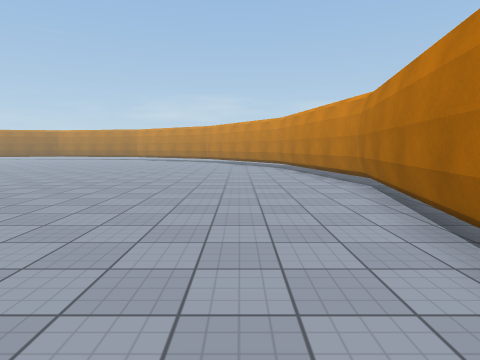
View 1 (above)

19 first-person views from a walk through a Unity game level. The camera is 1.4 m above the floor, tilts 6° down and sees 75° across. The floor is counted in squares, 1 m on a side. Each view is taken from the middle of a square. On the plan, view 1 faces up. The plan holds only what a view shows up to about 14 squares ahead; the rest is blank. The place goes on beyond the plan. The player character is not drawn. Some animated figures are not drawn. Some surface patterns are stand-ins.

View 2
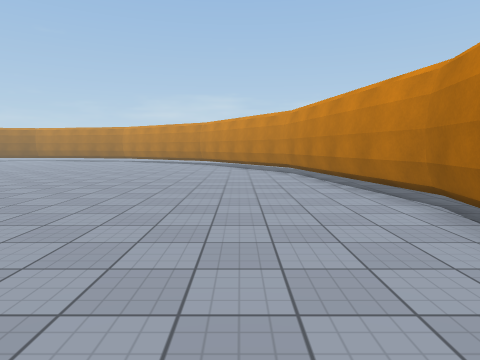

View 3
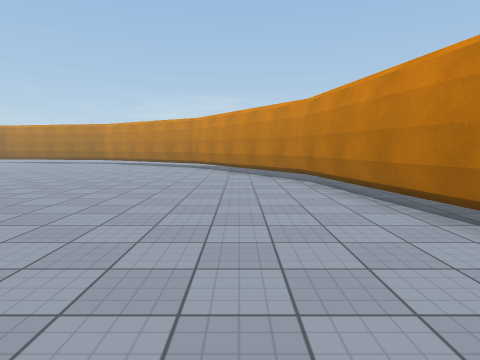

View 4
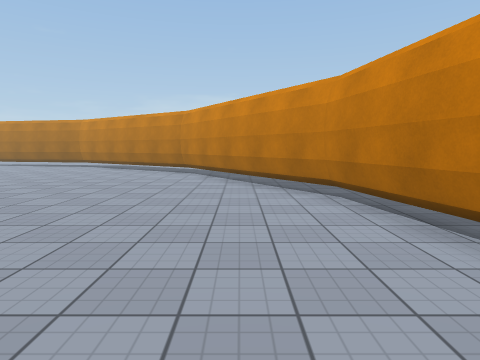

View 5
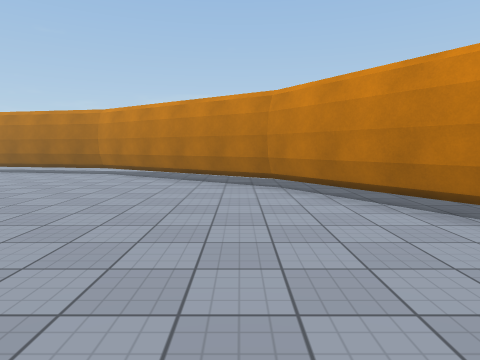

View 6
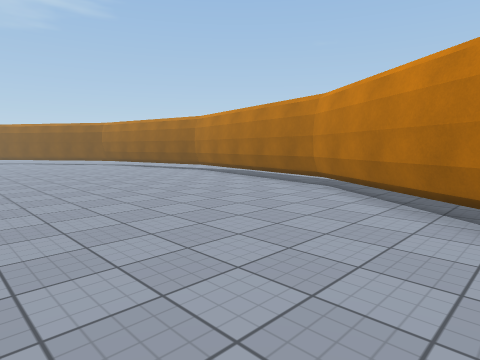

View 7
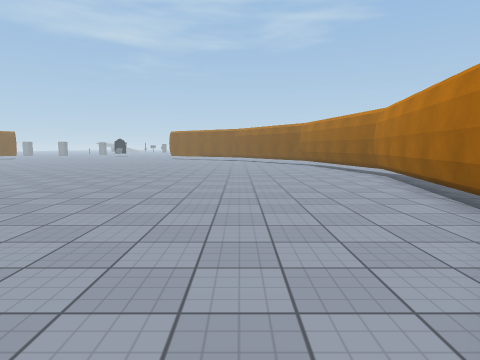

View 8
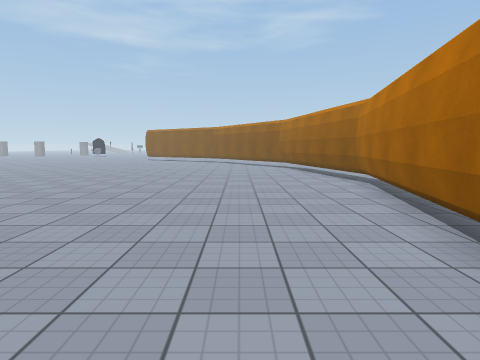

View 9
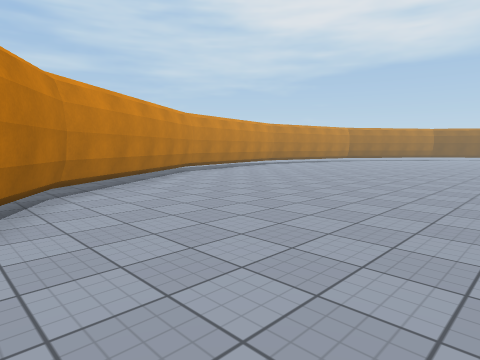

View 10
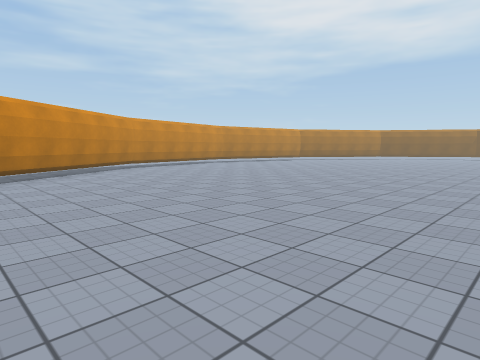

View 11
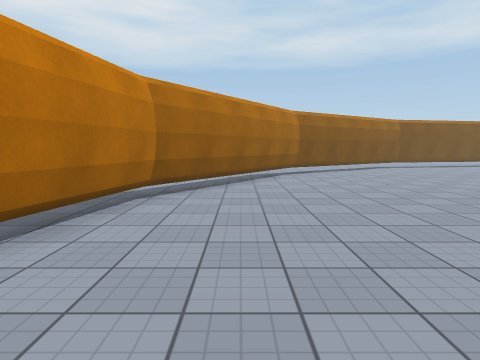

View 12
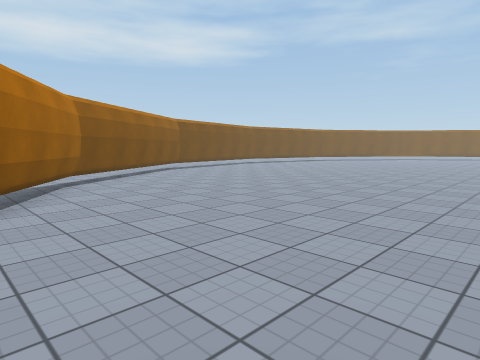

View 13
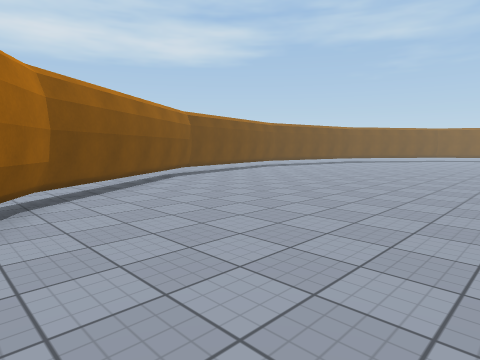

View 14
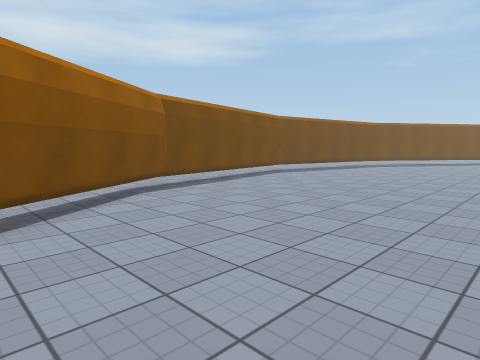

View 15
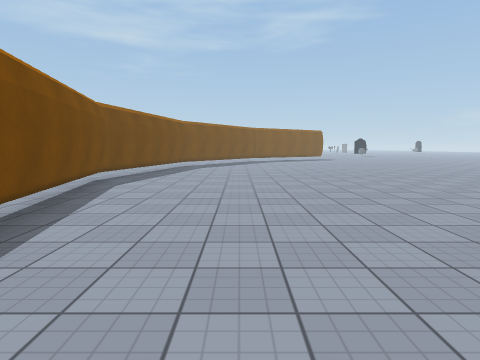

View 16
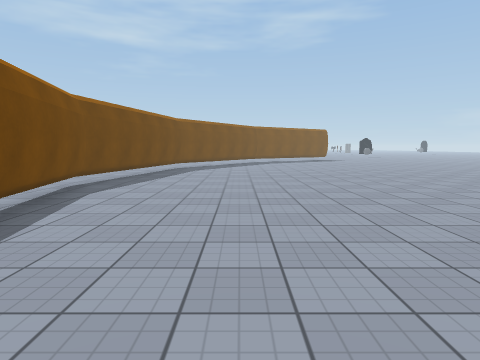

View 17
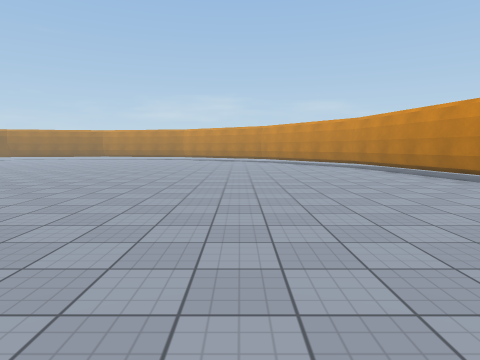

View 18
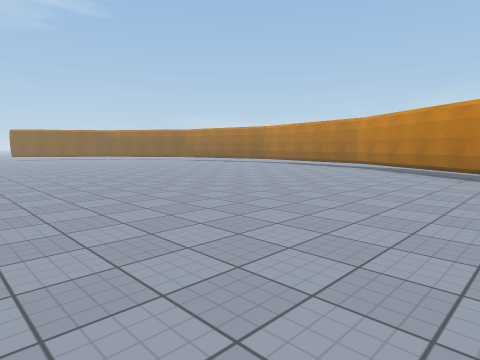

View 19
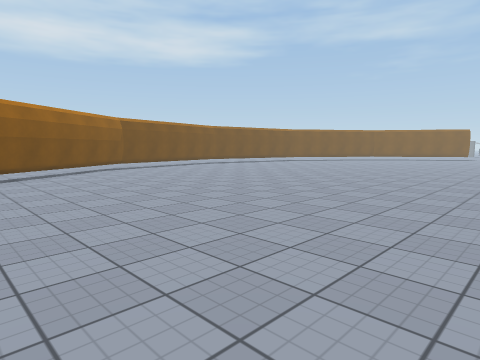

### Floor plan
Key: @ floor where view 1 was taken; # wall or solid block; . floor; T thing the floor can be seen under or through.
Columns run from 23 left of view 1 to 6 right of it. Each row starts with its distance up from view 1.
 34  ........#####.
 33  ............#T ..
 32  .............TTT....
 31  ...............TT ...
 30  ................TTT...
 29  ..................TT .
 28  ...................TT..
 27  ....................T ..
 26  .....................T ..
 25  .....................TT..
 24  ......................T ..
 23  .......................T .
 22  .......................TT..
 21  .. .....................T .
 20     .....................TT.
 19     ......................T.
 18       ....................T
 17      .....................T
 16      .....................T
 15         ..................TT.
 14         ...................T..
 13         ...................T
 12          ..................T
 11          ..................T
 10           .................T
  9            ................T
  8             ...............#
  7           ................##
  6      .....................#
  5      .....................#
  4       ....................#
  3        ...................#.
  2 ....    .................##.
  1 ......   ................# .
  0 .......................@##..
 -1 ........................# .
 -2 .......................##..
 -3 ......................##..
 -4 ......................#
 -5 .....................##
 -6 ....................##.
 -7 ...................##
 -8 .................###.
 -9 ................## ..
-10 ..............###...
-11 .............## ..
-12 .........#####.
-13 ##..######   ..
-14  ####   ..

Where each view was taken, in squares from view 1:
view 1: 0 up, 0 right, facing up
view 2: 4 up, 0 right, facing up
view 3: 8 up, 0 right, facing up
view 4: 12 up, 0 right, facing up
view 5: 18 up, 4 left, facing up
view 6: 24 up, 5 left, facing up-left
view 7: 29 up, 5 left, facing left
view 8: 31 up, 8 left, facing left
view 9: 31 up, 12 left, facing down-right
view 10: 30 up, 17 left, facing down-right
view 11: 10 up, 0 right, facing down
view 12: 6 up, 1 right, facing down-left
view 13: 2 up, 1 left, facing down-left
view 14: 2 down, 5 left, facing down-left
view 15: 8 down, 7 left, facing left
view 16: 8 down, 9 left, facing left
view 17: 0 up, 5 left, facing up
view 18: 14 up, 2 left, facing up-left
view 19: 8 up, 2 left, facing down-left
